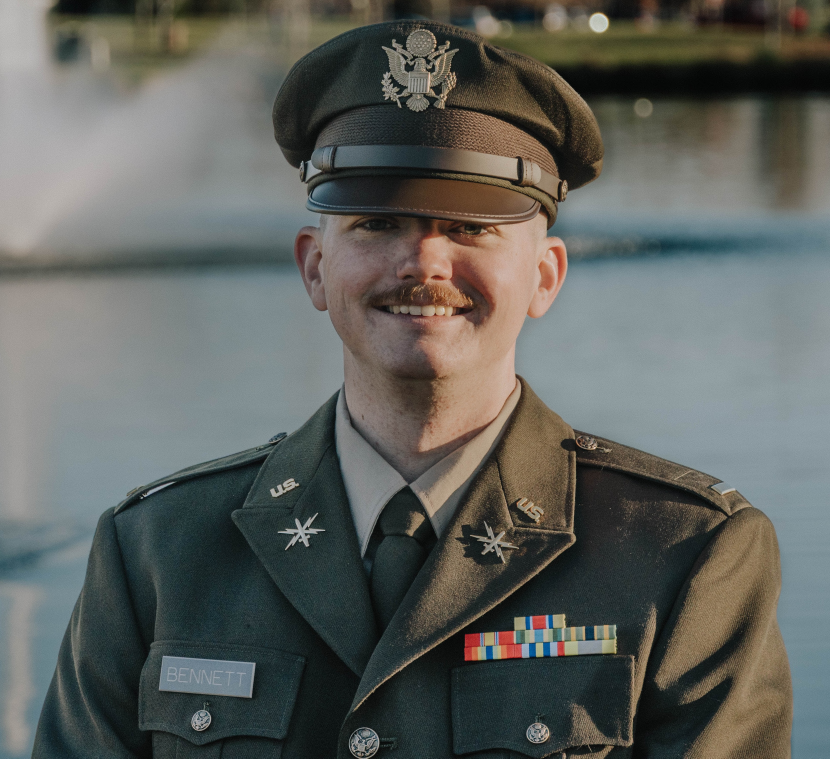
#> input picture Media/Me/Jake Bennett.jpg, 3320 x 3034 px (shown at 1/4 size); its folder holds only this picture in this run
$ python process_images.py
#> lines starting #> are read from the running program, lines starting #| are printed output that depends on the picture
#!/usr/bin/env python3
"""
Process images in Media/ to generate thumbnails, WebP variants, and a gallery JSON

Usage:
  python3 scripts/process_images.py

Outputs:
  - data/gallery.json
  - data/images/<category>/thumb-...   (thumbnails)
  - data/images/<category>/webp-...    (webp converted images)

Requires Pillow: `pip install Pillow`
"""
import os
import json
from PIL import Image, ExifTags

ROOT = os.path.dirname(os.path.dirname(__file__))
MEDIA = os.path.join(ROOT, 'Media')
OUT_DIR = os.path.join(ROOT, 'data')
IMG_OUT = os.path.join(OUT_DIR, 'images')

# Responsive thumbnail sizes (width values)
THUMB_SIZES = [480, 800, 1280]
THUMB_QUIALITY = 80

ALLOWED = {'.jpg', '.jpeg', '.png', '.webp'}

def ensure(path):
    if not os.path.exists(path):
        os.makedirs(path)

def get_exif(image):
    try:
        raw = image._getexif() or {}
        exif = {}
        def sanitize(v):
            # Convert bytes and other non-serializable types to strings
            if isinstance(v, bytes):
                try:
                    return v.decode('utf8', errors='ignore')
                except Exception:
                    return str(v)
            if isinstance(v, (str, int, float, bool)) or v is None:
                return v
            if isinstance(v, (list, tuple)):
                return [sanitize(x) for x in v]
            if isinstance(v, dict):
                return {str(k): sanitize(val) for k, val in v.items()}
            return str(v)

        for k, v in raw.items():
            name = ExifTags.TAGS.get(k, k)
            exif[name] = sanitize(v)
        return exif
    except Exception:
        return {}

def process():
    ensure(OUT_DIR)
    ensure(IMG_OUT)
    gallery = {}
    for category in sorted(os.listdir(MEDIA)):
        cat_path = os.path.join(MEDIA, category)
        if not os.path.isdir(cat_path):
            continue
        out_cat = os.path.join(IMG_OUT, category)
        ensure(out_cat)
        gallery[category] = []
        for fname in sorted(os.listdir(cat_path)):
            ext = os.path.splitext(fname)[1].lower()
            if ext not in ALLOWED:
                continue
            src = os.path.join(cat_path, fname)
            try:
                im = Image.open(src)
#> im is the input picture: PIL image 3320x3034 RGB; mean R, G, B 95.5, 97.8, 93.3
            except Exception as e:
                print('Skipping', src, 'error', e)
                continue
            base = os.path.splitext(fname)[0]
            width, height = im.size
#> width = 3320; height = 3034
            exif = get_exif(im)
#> in get_exif, `raw = image._getexif() or {}`: raw = 52 items
#> the loop in get_exif, `for k, v in raw.items():` made 52 passes
#> (k, v, name) on passes 1, 2, 3, 4, 6, 7, 8, 14, 15, 20, 21, 22: (296, 2, 'ResolutionUnit'), (34665, 236, 'ExifOffset'), (271, 'SONY', 'Make'), (272, 'ILCE-6400', 'Model'), (274, 1, 'Orientation'), (306, '2025:11:23 15:17:34', 'DateTime'), (531, 1, 'YCbCrPositioning'), (36867, '2025:11:22 16:08:17', 'DateTimeOriginal'), (36868, '2025:11:22 16:08:17', 'DateTimeDigitized'), (37383, 5, 'MeteringMode'), (37384, 0, 'LightSource'), (37385, 16, 'Flash')
#> (k, name) on passes 5, 9, 10, 11, 12, 13: (305, 'Software'), (282, 'XResolution'), (283, 'YResolution'), (36864, 'ExifVersion'), (37121, 'ComponentsConfiguration'), (37377, 'ShutterSpeedValue')
#> exif = 52 items

            # Generate responsive thumbnails and webp variants
            srcset_parts = []
            webp_variants = {}
            thumb_default = None
            for w in THUMB_SIZES:
                thumb_name = f'thumb-{base}-{w}.jpg'
                webp_name = f'webp-{base}-{w}.webp'
                thumb_path = os.path.join(out_cat, thumb_name)
                webp_path = os.path.join(out_cat, webp_name)

                # create resized thumbnail while keeping aspect ratio
                im_thumb = im.copy()
                target_w = w
                # compute target height maintaining aspect ratio
                target_h = int((target_w / width) * height) if width else THUMB_SIZES[0]
                try:
                    im_resized = im_thumb.resize((target_w, target_h), Image.LANCZOS)
                except Exception:
                    im_resized = im_thumb.copy()
                    im_resized.thumbnail((target_w, target_h))

                # save jpeg
                try:
                    im_resized.save(thumb_path, 'JPEG', quality=THUMB_QUIALITY)
                except Exception:
                    im_resized.convert('RGB').save(thumb_path, 'JPEG', quality=THUMB_QUIALITY)

                # save webp
                try:
                    im_resized.save(webp_path, 'WEBP', quality=85)
                except Exception:
                    try:
                        im_resized.convert('RGB').save(webp_path, 'WEBP', quality=85)
                    except Exception:
                        pass

                rel_thumb = os.path.relpath(thumb_path, ROOT).replace('\\', '/')
                rel_webp = os.path.relpath(webp_path, ROOT).replace('\\', '/')
                srcset_parts.append(f"{rel_thumb} {w}w")
                webp_variants[str(w)] = rel_webp
                if w == 800:
                    thumb_default = rel_thumb
#> this loop made 3 passes
#> pass 1, in process, `im_resized = im_thumb.resize((target_w, target_h), Image.LANCZOS)`:
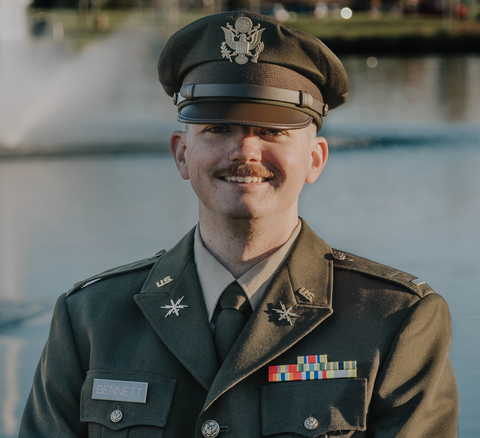
#> im_resized: PIL image 480x438 RGB; mean R, G, B 95.5, 97.8, 93.3
#> after the loop, srcset_parts = 3 items; webp_variants = 3 items

            if not thumb_default:
                thumb_default = src

            gallery[category].append({
                'file': os.path.relpath(src, ROOT).replace('\\', '/'),
                'thumb': thumb_default,
                'srcset': ', '.join(srcset_parts),
                'webp_variants': webp_variants,
                'name': fname,
                'width': width,
                'height': height,
                'exif': exif
            })

    out_json = os.path.join(OUT_DIR, 'gallery.json')
    with open(out_json, 'w') as fh:
        json.dump(gallery, fh, indent=2)
    print('Wrote', out_json)

if __name__ == '__main__':
    process()
